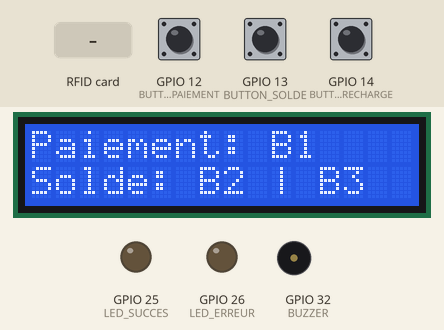
The sketch below on a simulated ESP32. Parts: 16×2 character LCD, output pins drawn as LEDs (lit = HIGH), buzzer (waves = sounding). Inputs (shaded band) come from the test bench; at power-on: GPIO 12 (BUTTON_PAIEMENT) HIGH, GPIO 13 (BUTTON_SOLDE) HIGH, GPIO 14 (BUTTON_RECHARGE) HIGH. WiFi joins after 1.5 s; servers stay silent unless stated; uploads are accepted with an empty reply; what the sketch prints to the serial monitor is not drawn.

Above: at 4.8 s.
4.9 s: GPIO 12 (BUTTON_PAIEMENT) pulled LOW for 0.15 s
At 5.8 s:
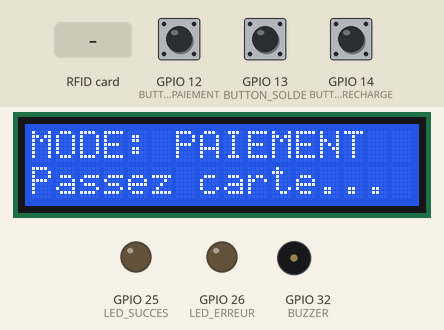
6.5 s: RFID card 5E 7A 19 C4 held to the reader
At 7.4 s:
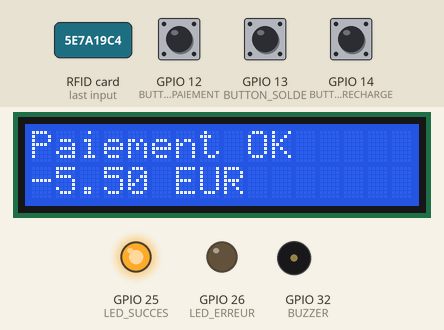
9.5 s: GPIO 13 (BUTTON_SOLDE) pulled LOW for 1 s
At 10.7 s:
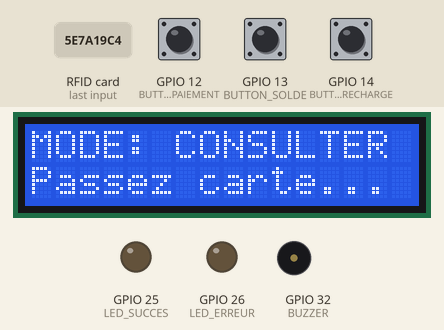
12.0 s: GPIO 14 (BUTTON_RECHARGE) pulled LOW for 0.15 s
At 12.7 s:
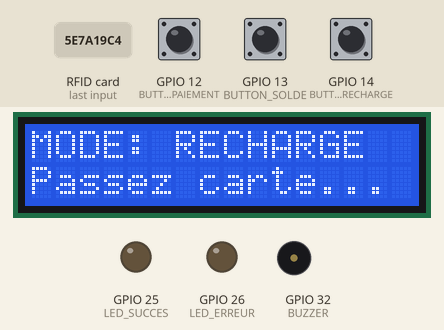
13.6 s: GPIO 12 (BUTTON_PAIEMENT) pulled LOW for 1 s
At 15.1 s:
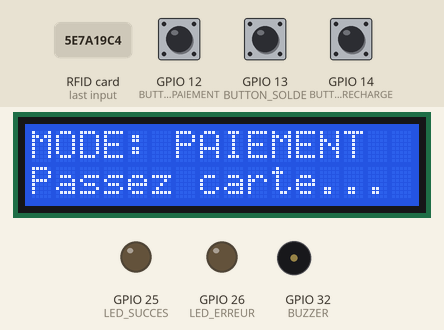
16.1 s: GPIO 13 (BUTTON_SOLDE) pulled LOW for 0.15 s
At 17.1 s:
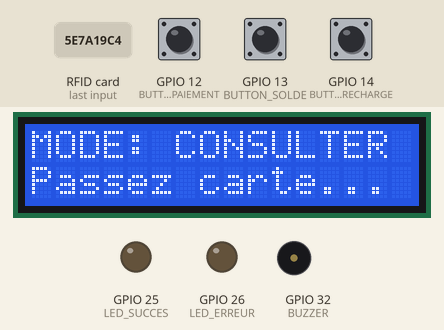
Timing chart, 0 to 18.7 s (numbered marks = the images above; inputs shaded):
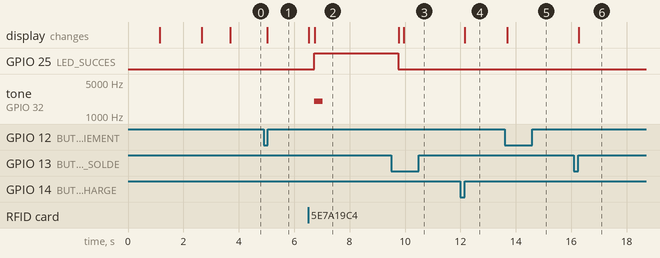

Measured:
- after the input at 4.9 s, the display: changes after 0.12 s (image 1)
- after the input at 6.5 s, GPIO 25 (LED_SUCCES): LOW → HIGH after 0.23 s; tone on GPIO 32 (BUZZER): silent → 2000 Hz after 0.23 s, → silent 0.30 s later; the display: first changes at once (image 2 shows a later state)
- after the input at 9.5 s, the display: first differs from a run without the input after 0.46 s (image 3)
- after the input at 12.0 s, the display: changes after 0.17 s (image 4)
- after the input at 13.6 s, the display: changes after 0.10 s (image 5)
- after the input at 16.1 s, the display: changes after 0.17 s (image 6)

The sketch:

unismart_pay.ino
```cpp
/*
  UniSmart Pay - Code ESP32 avec RFID
  Lecteur RFID + Affichage LCD + Communication API

  Matériel:
  - ESP32
  - Lecteur RFID RC522
  - Écran LCD 16x2 I2C
  - Boutons de sélection
*/

#include <WiFi.h>
#include <HTTPClient.h>
#include <SPI.h>
#include <MFRC522.h>
#include <Wire.h>
#include <LiquidCrystal_I2C.h>
#include <ArduinoJson.h>

// ============================================
// CONFIGURATION
// ============================================

// WiFi
const char* SSID = "YOUR_SSID";
const char* PASSWORD = "YOUR_PASSWORD";
const char* API_URL = "http://192.168.1.100:5000";

// RFID (RC522)
#define SS_PIN 5
#define RST_PIN 27
MFRC522 rfid(SS_PIN, RST_PIN);

// LCD I2C (Adresse 0x27, 16x2)
LiquidCrystal_I2C lcd(0x27, 16, 2);

// Pins GPIO
#define BUTTON_PAIEMENT 12
#define BUTTON_SOLDE 13
#define BUTTON_RECHARGE 14
#define LED_SUCCES 25
#define LED_ERREUR 26
#define BUZZER 32

// ============================================
// VARIABLES GLOBALES
// ============================================

String lastUID = "";
int mode_actuel = 0; // 0: Attente, 1: Paiement, 2: Solde, 3: Recharge
float montant_paiement = 5.50; // Montant par défaut (sandwich buvette)
int id_terminal = 1;

// ============================================
// SETUP
// ============================================

void setup() {
  Serial.begin(115200);

  // Initialiser pins
  pinMode(BUTTON_PAIEMENT, INPUT_PULLUP);
  pinMode(BUTTON_SOLDE, INPUT_PULLUP);
  pinMode(BUTTON_RECHARGE, INPUT_PULLUP);
  pinMode(LED_SUCCES, OUTPUT);
  pinMode(LED_ERREUR, OUTPUT);
  pinMode(BUZZER, OUTPUT);

  digitalWrite(LED_SUCCES, LOW);
  digitalWrite(LED_ERREUR, LOW);
  noTone(BUZZER);

  // LCD
  lcd.init();
  lcd.backlight();
  lcd.setCursor(0, 0);
  lcd.print("UniSmart Pay");
  lcd.setCursor(0, 1);
  lcd.print("Initialisation...");

  // SPI & RFID
  SPI.begin();
  rfid.PCD_Init();

  delay(1000);

  // WiFi
  connectToWiFi();

  // Mode attente
  afficherMenuAttente();
}

// ============================================
// LOOP PRINCIPALE
// ============================================

void loop() {
  // Vérifier boutons
  if (digitalRead(BUTTON_PAIEMENT) == LOW) {
    delay(50);
    if (digitalRead(BUTTON_PAIEMENT) == LOW) {
      mode_actuel = 1;
      afficherModePaiement();
      while (digitalRead(BUTTON_PAIEMENT) == LOW) delay(10);
      delay(200);
    }
  }

  if (digitalRead(BUTTON_SOLDE) == LOW) {
    delay(50);
    if (digitalRead(BUTTON_SOLDE) == LOW) {
      mode_actuel = 2;
      afficherModeSolde();
      while (digitalRead(BUTTON_SOLDE) == LOW) delay(10);
      delay(200);
    }
  }

  if (digitalRead(BUTTON_RECHARGE) == LOW) {
    delay(50);
    if (digitalRead(BUTTON_RECHARGE) == LOW) {
      mode_actuel = 3;
      afficherModeRecharge();
      while (digitalRead(BUTTON_RECHARGE) == LOW) delay(10);
      delay(200);
    }
  }

  // Lire RFID
  if (rfid.PICC_IsNewCardPresent() && rfid.PICC_ReadCardSerial()) {
    String uid = getUID();

    if (uid != lastUID) {
      lastUID = uid;
      traiterCarteRFID(uid);
    }

    rfid.PICC_HaltA();
    rfid.PCD_StopCrypto1();
  }

  delay(100);
}

// ============================================
// FONCTIONS WIFI
// ============================================

void connectToWiFi() {
  lcd.clear();
  lcd.setCursor(0, 0);
  lcd.print("WiFi...");

  WiFi.begin(SSID, PASSWORD);
  int tentatives = 0;

  while (WiFi.status() != WL_CONNECTED && tentatives < 20) {
    delay(500);
    Serial.print(".");
    tentatives++;
  }

  if (WiFi.status() == WL_CONNECTED) {
    Serial.println("\n✅ WiFi connecté");
    lcd.clear();
    lcd.setCursor(0, 0);
    lcd.print("WiFi OK");
    delay(1000);
  } else {
    Serial.println("\n❌ Erreur WiFi");
    lcd.clear();
    lcd.setCursor(0, 0);
    lcd.print("WiFi ERREUR");
    delay(2000);
  }
}

// ============================================
// FONCTIONS RFID
// ============================================

String getUID() {
  String uid = "";
  for (int i = 0; i < rfid.uid.size; i++) {
    if (rfid.uid.uidByte[i] < 0x10) uid += "0";
    uid += String(rfid.uid.uidByte[i], HEX);
  }
  return uid;
}

void traiterCarteRFID(String uid) {
  switch (mode_actuel) {
    case 1:
      effectuerPaiement(uid);
      break;
    case 2:
      afficherSolde(uid);
      break;
    case 3:
      rechargerCompte(uid);
      break;
  }
}

// ============================================
// FONCTIONS PAIEMENT
// ============================================

void effectuerPaiement(String uid) {
  lcd.clear();
  lcd.setCursor(0, 0);
  lcd.print("Traitement...");

  StaticJsonDocument<200> doc;
  doc["uid"] = uid;
  doc["montant"] = montant_paiement;
  doc["id_terminal"] = id_terminal;
  doc["description"] = "Paiement buvette";

  String payload;
  serializeJson(doc, payload);

  HTTPClient http;
  http.begin(API_URL + String("/api/paiement"));
  http.addHeader("Content-Type", "application/json");

  int httpCode = http.POST(payload);
  String response = http.getString();
  http.end();

  if (httpCode == 200) {
    Serial.println("✅ Paiement réussi");
    afficherSucces("Paiement OK", montant_paiement);
  } else {
    Serial.println("❌ Paiement échoué");
    afficherErreur("Paiement ECHOUE");
  }
}

void afficherSolde(String uid) {
  lcd.clear();
  lcd.setCursor(0, 0);
  lcd.print("Recherche...");

  HTTPClient http;
  http.begin(API_URL + String("/api/solde/1000"));

  int httpCode = http.GET();
  String response = http.getString();
  http.end();

  if (httpCode == 200) {
    StaticJsonDocument<200> doc;
    deserializeJson(doc, response);
    float solde = doc["solde"];

    lcd.clear();
    lcd.setCursor(0, 0);
    lcd.print("Solde:");
    lcd.setCursor(0, 1);
    lcd.print(String(solde) + " EUR");

    tone(BUZZER, 1000, 200);
  }
}

void rechargerCompte(String uid) {
  lcd.clear();
  lcd.setCursor(0, 0);
  lcd.print("Recharge non impl.");
  delay(2000);
}

// ============================================
// FONCTIONS AFFICHAGE LCD
// ============================================

void afficherMenuAttente() {
  lcd.clear();
  lcd.setCursor(0, 0);
  lcd.print("Paiement: B1");
  lcd.setCursor(0, 1);
  lcd.print("Solde: B2 | B3");
}

void afficherModePaiement() {
  lcd.clear();
  lcd.setCursor(0, 0);
  lcd.print("MODE: PAIEMENT");
  lcd.setCursor(0, 1);
  lcd.print("Passez carte...");
}

void afficherModeSolde() {
  lcd.clear();
  lcd.setCursor(0, 0);
  lcd.print("MODE: CONSULTER");
  lcd.setCursor(0, 1);
  lcd.print("Passez carte...");
}

void afficherModeRecharge() {
  lcd.clear();
  lcd.setCursor(0, 0);
  lcd.print("MODE: RECHARGE");
  lcd.setCursor(0, 1);
  lcd.print("Passez carte...");
}

void afficherSucces(String titre, float montant) {
  digitalWrite(LED_SUCCES, HIGH);
  tone(BUZZER, 2000, 300);

  lcd.clear();
  lcd.setCursor(0, 0);
  lcd.print(titre);
  lcd.setCursor(0, 1);
  lcd.print("-" + String(montant) + " EUR");

  delay(3000);

  digitalWrite(LED_SUCCES, LOW);
  afficherMenuAttente();
}

void afficherErreur(String message) {
  digitalWrite(LED_ERREUR, HIGH);
  tone(BUZZER, 500, 500);

  lcd.clear();
  lcd.setCursor(0, 0);
  lcd.print("ERREUR");
  lcd.setCursor(0, 1);
  lcd.print(message);

  delay(3000);

  digitalWrite(LED_ERREUR, LOW);
  afficherMenuAttente();
}
```
